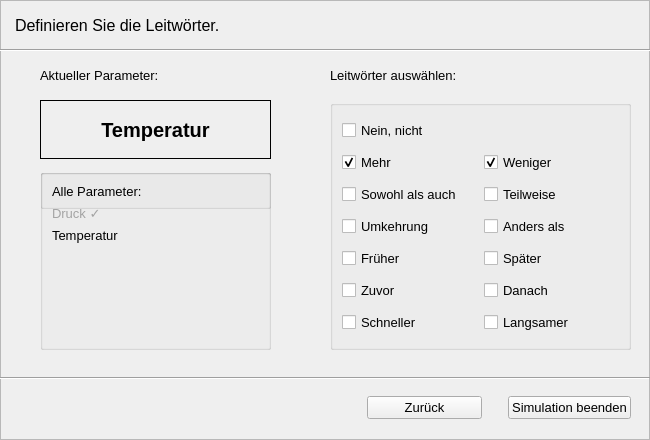
<?xml version="1.0" encoding="UTF-8"?>
<ui version="4.0">
 <class>wizard_10</class>
 <widget class="QWidget" name="wizard_10">
  <property name="geometry">
   <rect>
    <x>0</x>
    <y>0</y>
    <width>650</width>
    <height>440</height>
   </rect>
  </property>
  <property name="minimumSize">
   <size>
    <width>650</width>
    <height>440</height>
   </size>
  </property>
  <property name="maximumSize">
   <size>
    <width>650</width>
    <height>440</height>
   </size>
  </property>
  <property name="windowTitle">
   <string>Form</string>
  </property>
  <widget class="QFrame" name="frame_2">
   <property name="geometry">
    <rect>
     <x>0</x>
     <y>0</y>
     <width>650</width>
     <height>440</height>
    </rect>
   </property>
   <property name="minimumSize">
    <size>
     <width>650</width>
     <height>440</height>
    </size>
   </property>
   <property name="maximumSize">
    <size>
     <width>650</width>
     <height>440</height>
    </size>
   </property>
   <property name="font">
    <font>
     <pointsize>10</pointsize>
    </font>
   </property>
   <property name="frameShape">
    <enum>QFrame::StyledPanel</enum>
   </property>
   <property name="frameShadow">
    <enum>QFrame::Raised</enum>
   </property>
   <widget class="QLabel" name="label_3">
    <property name="enabled">
     <bool>true</bool>
    </property>
    <property name="geometry">
     <rect>
      <x>15</x>
      <y>10</y>
      <width>591</width>
      <height>31</height>
     </rect>
    </property>
    <property name="font">
     <font>
      <pointsize>12</pointsize>
      <weight>50</weight>
      <bold>false</bold>
     </font>
    </property>
    <property name="text">
     <string>Definieren Sie die Leitwörter.</string>
    </property>
   </widget>
   <widget class="Line" name="line">
    <property name="geometry">
     <rect>
      <x>0</x>
      <y>370</y>
      <width>650</width>
      <height>16</height>
     </rect>
    </property>
    <property name="orientation">
     <enum>Qt::Horizontal</enum>
    </property>
   </widget>
   <widget class="Line" name="line_6">
    <property name="geometry">
     <rect>
      <x>-30</x>
      <y>40</y>
      <width>871</width>
      <height>20</height>
     </rect>
    </property>
    <property name="orientation">
     <enum>Qt::Horizontal</enum>
    </property>
   </widget>
   <widget class="QWidget" name="horizontalLayoutWidget_2">
    <property name="geometry">
     <rect>
      <x>0</x>
      <y>377</y>
      <width>651</width>
      <height>61</height>
     </rect>
    </property>
    <layout class="QHBoxLayout" name="horizontalLayout">
     <item>
      <spacer name="horizontalSpacer_2">
       <property name="orientation">
        <enum>Qt::Horizontal</enum>
       </property>
       <property name="sizeHint" stdset="0">
        <size>
         <width>40</width>
         <height>20</height>
        </size>
       </property>
      </spacer>
     </item>
     <item>
      <widget class="QPushButton" name="zuruckButton">
       <property name="enabled">
        <bool>true</bool>
       </property>
       <property name="minimumSize">
        <size>
         <width>115</width>
         <height>0</height>
        </size>
       </property>
       <property name="text">
        <string>Zurück</string>
       </property>
       <property name="checkable">
        <bool>false</bool>
       </property>
      </widget>
     </item>
     <item>
      <spacer name="verticalSpacer">
       <property name="orientation">
        <enum>Qt::Vertical</enum>
       </property>
       <property name="sizeType">
        <enum>QSizePolicy::Fixed</enum>
       </property>
       <property name="sizeHint" stdset="0">
        <size>
         <width>20</width>
         <height>40</height>
        </size>
       </property>
      </spacer>
     </item>
     <item>
      <widget class="QPushButton" name="weiterButton">
       <property name="minimumSize">
        <size>
         <width>115</width>
         <height>0</height>
        </size>
       </property>
       <property name="text">
        <string>Simulation beenden</string>
       </property>
      </widget>
     </item>
     <item>
      <spacer name="verticalSpacer_2">
       <property name="orientation">
        <enum>Qt::Vertical</enum>
       </property>
       <property name="sizeType">
        <enum>QSizePolicy::Fixed</enum>
       </property>
       <property name="sizeHint" stdset="0">
        <size>
         <width>20</width>
         <height>40</height>
        </size>
       </property>
      </spacer>
     </item>
    </layout>
   </widget>
   <widget class="QLabel" name="label_2">
    <property name="geometry">
     <rect>
      <x>40</x>
      <y>100</y>
      <width>231</width>
      <height>59</height>
     </rect>
    </property>
    <property name="font">
     <font>
      <pointsize>15</pointsize>
      <weight>75</weight>
      <bold>true</bold>
     </font>
    </property>
    <property name="frameShape">
     <enum>QFrame::Box</enum>
    </property>
    <property name="text">
     <string>Temperatur</string>
    </property>
    <property name="alignment">
     <set>Qt::AlignCenter</set>
    </property>
   </widget>
   <widget class="QGroupBox" name="groupBox">
    <property name="geometry">
     <rect>
      <x>330</x>
      <y>100</y>
      <width>301</width>
      <height>250</height>
     </rect>
    </property>
    <layout class="QGridLayout" name="gridLayout">
     <item row="0" column="0">
      <widget class="QCheckBox" name="checkBox_20">
       <property name="font">
        <font>
         <pointsize>10</pointsize>
        </font>
       </property>
       <property name="text">
        <string>Nein, nicht</string>
       </property>
      </widget>
     </item>
     <item row="1" column="0">
      <widget class="QCheckBox" name="checkBox_10">
       <property name="font">
        <font>
         <pointsize>10</pointsize>
        </font>
       </property>
       <property name="text">
        <string>Mehr</string>
       </property>
       <property name="checkable">
        <bool>true</bool>
       </property>
       <property name="checked">
        <bool>true</bool>
       </property>
      </widget>
     </item>
     <item row="1" column="1">
      <widget class="QCheckBox" name="checkBox_11">
       <property name="font">
        <font>
         <pointsize>10</pointsize>
        </font>
       </property>
       <property name="text">
        <string>Weniger</string>
       </property>
       <property name="checked">
        <bool>true</bool>
       </property>
      </widget>
     </item>
     <item row="2" column="0">
      <widget class="QCheckBox" name="checkBox_8">
       <property name="font">
        <font>
         <pointsize>10</pointsize>
        </font>
       </property>
       <property name="text">
        <string>Sowohl als auch</string>
       </property>
      </widget>
     </item>
     <item row="2" column="1">
      <widget class="QCheckBox" name="checkBox_9">
       <property name="font">
        <font>
         <pointsize>10</pointsize>
        </font>
       </property>
       <property name="text">
        <string>Teilweise</string>
       </property>
      </widget>
     </item>
     <item row="3" column="0">
      <widget class="QCheckBox" name="checkBox_12">
       <property name="font">
        <font>
         <pointsize>10</pointsize>
        </font>
       </property>
       <property name="text">
        <string>Umkehrung</string>
       </property>
      </widget>
     </item>
     <item row="3" column="1">
      <widget class="QCheckBox" name="checkBox_13">
       <property name="font">
        <font>
         <pointsize>10</pointsize>
        </font>
       </property>
       <property name="text">
        <string>Anders als</string>
       </property>
      </widget>
     </item>
     <item row="4" column="0">
      <widget class="QCheckBox" name="checkBox_14">
       <property name="font">
        <font>
         <pointsize>10</pointsize>
        </font>
       </property>
       <property name="text">
        <string>Früher</string>
       </property>
      </widget>
     </item>
     <item row="4" column="1">
      <widget class="QCheckBox" name="checkBox_16">
       <property name="font">
        <font>
         <pointsize>10</pointsize>
        </font>
       </property>
       <property name="text">
        <string>Später</string>
       </property>
      </widget>
     </item>
     <item row="5" column="0">
      <widget class="QCheckBox" name="checkBox_15">
       <property name="font">
        <font>
         <pointsize>10</pointsize>
        </font>
       </property>
       <property name="text">
        <string>Zuvor</string>
       </property>
      </widget>
     </item>
     <item row="5" column="1">
      <widget class="QCheckBox" name="checkBox_17">
       <property name="font">
        <font>
         <pointsize>10</pointsize>
        </font>
       </property>
       <property name="text">
        <string>Danach</string>
       </property>
      </widget>
     </item>
     <item row="6" column="0">
      <widget class="QCheckBox" name="checkBox_18">
       <property name="font">
        <font>
         <pointsize>10</pointsize>
        </font>
       </property>
       <property name="text">
        <string>Schneller</string>
       </property>
      </widget>
     </item>
     <item row="6" column="1">
      <widget class="QCheckBox" name="checkBox_19">
       <property name="font">
        <font>
         <pointsize>10</pointsize>
        </font>
       </property>
       <property name="text">
        <string>Langsamer</string>
       </property>
      </widget>
     </item>
    </layout>
   </widget>
   <widget class="QGroupBox" name="groupBox">
    <property name="geometry">
     <rect>
      <x>40</x>
      <y>169</y>
      <width>231</width>
      <height>181</height>
     </rect>
    </property>
    <layout class="QVBoxLayout" name="verticalLayout">
     <item>
      <widget class="QLabel" name="label_4">
       <property name="text">
        <string>Alle Parameter:</string>
       </property>
      </widget>
     </item>
     <item>
      <widget class="QLabel" name="label_7">
       <property name="palette">
        <palette>
         <active>
          <colorrole role="WindowText">
           <brush brushstyle="SolidPattern">
            <color alpha="255">
             <red>163</red>
             <green>163</green>
             <blue>163</blue>
            </color>
           </brush>
          </colorrole>
         </active>
         <inactive>
          <colorrole role="WindowText">
           <brush brushstyle="SolidPattern">
            <color alpha="255">
             <red>163</red>
             <green>163</green>
             <blue>163</blue>
            </color>
           </brush>
          </colorrole>
         </inactive>
         <disabled>
          <colorrole role="WindowText">
           <brush brushstyle="SolidPattern">
            <color alpha="255">
             <red>120</red>
             <green>120</green>
             <blue>120</blue>
            </color>
           </brush>
          </colorrole>
         </disabled>
        </palette>
       </property>
       <property name="font">
        <font>
         <weight>50</weight>
         <bold>false</bold>
        </font>
       </property>
       <property name="text">
        <string>Druck ✓ </string>
       </property>
      </widget>
     </item>
     <item>
      <widget class="QLabel" name="label_13">
       <property name="palette">
        <palette>
         <active>
          <colorrole role="WindowText">
           <brush brushstyle="SolidPattern">
            <color alpha="255">
             <red>0</red>
             <green>0</green>
             <blue>0</blue>
            </color>
           </brush>
          </colorrole>
         </active>
         <inactive>
          <colorrole role="WindowText">
           <brush brushstyle="SolidPattern">
            <color alpha="255">
             <red>0</red>
             <green>0</green>
             <blue>0</blue>
            </color>
           </brush>
          </colorrole>
         </inactive>
         <disabled>
          <colorrole role="WindowText">
           <brush brushstyle="SolidPattern">
            <color alpha="255">
             <red>120</red>
             <green>120</green>
             <blue>120</blue>
            </color>
           </brush>
          </colorrole>
         </disabled>
        </palette>
       </property>
       <property name="font">
        <font>
         <pointsize>10</pointsize>
         <weight>50</weight>
         <bold>false</bold>
        </font>
       </property>
       <property name="text">
        <string>Temperatur</string>
       </property>
      </widget>
     </item>
     <item>
      <spacer name="verticalSpacer_3">
       <property name="orientation">
        <enum>Qt::Vertical</enum>
       </property>
       <property name="sizeHint" stdset="0">
        <size>
         <width>20</width>
         <height>40</height>
        </size>
       </property>
      </spacer>
     </item>
    </layout>
   </widget>
   <widget class="QLabel" name="label">
    <property name="geometry">
     <rect>
      <x>40</x>
      <y>65</y>
      <width>154</width>
      <height>21</height>
     </rect>
    </property>
    <property name="text">
     <string>Aktueller Parameter:</string>
    </property>
   </widget>
   <widget class="QLabel" name="label_5">
    <property name="geometry">
     <rect>
      <x>330</x>
      <y>65</y>
      <width>166</width>
      <height>21</height>
     </rect>
    </property>
    <property name="font">
     <font>
      <pointsize>10</pointsize>
     </font>
    </property>
    <property name="text">
     <string>Leitwörter auswählen:</string>
    </property>
   </widget>
   <widget class="QGroupBox" name="groupBox_4">
    <property name="geometry">
     <rect>
      <x>40</x>
      <y>169</y>
      <width>231</width>
      <height>40</height>
     </rect>
    </property>
    <property name="title">
     <string/>
    </property>
   </widget>
  </widget>
 </widget>
 <resources/>
 <connections/>
</ui>
